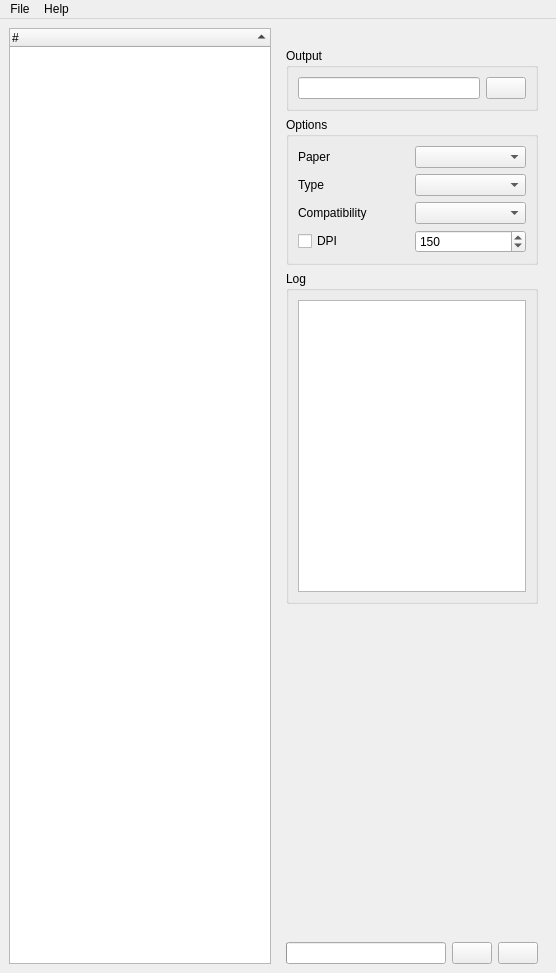
<?xml version="1.0" encoding="UTF-8"?>
<ui version="4.0">
 <class>FusePDF</class>
 <widget class="QMainWindow" name="FusePDF">
  <property name="geometry">
   <rect>
    <x>0</x>
    <y>0</y>
    <width>556</width>
    <height>973</height>
   </rect>
  </property>
  <property name="acceptDrops">
   <bool>true</bool>
  </property>
  <property name="windowTitle">
   <string>FusePDF</string>
  </property>
  <property name="windowIcon">
   <iconset resource="fusepdf.qrc">
    <normaloff>:/fusepdf.png</normaloff>:/fusepdf.png</iconset>
  </property>
  <widget class="QWidget" name="centralwidget">
   <property name="acceptDrops">
    <bool>true</bool>
   </property>
   <layout class="QHBoxLayout" name="horizontalLayout">
    <item>
     <widget class="FilesTreeWidget" name="inputs">
      <property name="acceptDrops">
       <bool>true</bool>
      </property>
      <property name="showDropIndicator" stdset="0">
       <bool>true</bool>
      </property>
      <property name="dragEnabled">
       <bool>true</bool>
      </property>
      <property name="dragDropMode">
       <enum>QAbstractItemView::InternalMove</enum>
      </property>
      <property name="defaultDropAction">
       <enum>Qt::CopyAction</enum>
      </property>
      <property name="alternatingRowColors">
       <bool>true</bool>
      </property>
      <property name="iconSize">
       <size>
        <width>32</width>
        <height>32</height>
       </size>
      </property>
      <attribute name="headerVisible">
       <bool>true</bool>
      </attribute>
      <attribute name="headerShowSortIndicator" stdset="0">
       <bool>true</bool>
      </attribute>
      <column>
       <property name="text">
        <string notr="true">#</string>
       </property>
      </column>
     </widget>
    </item>
    <item>
     <widget class="QWidget" name="widget" native="true">
      <property name="maximumSize">
       <size>
        <width>270</width>
        <height>16777215</height>
       </size>
      </property>
      <layout class="QVBoxLayout" name="verticalLayout_5">
       <property name="topMargin">
        <number>0</number>
       </property>
       <property name="bottomMargin">
        <number>0</number>
       </property>
       <item>
        <widget class="QPushButton" name="logoButton">
         <property name="focusPolicy">
          <enum>Qt::NoFocus</enum>
         </property>
         <property name="styleSheet">
          <string notr="true">background: none; border: none;</string>
         </property>
         <property name="text">
          <string/>
         </property>
         <property name="icon">
          <iconset resource="fusepdf.qrc">
           <normaloff>:/fusepdf.png</normaloff>:/fusepdf.png</iconset>
         </property>
         <property name="iconSize">
          <size>
           <width>128</width>
           <height>128</height>
          </size>
         </property>
         <property name="flat">
          <bool>true</bool>
         </property>
        </widget>
       </item>
       <item>
        <widget class="QGroupBox" name="groupBox_5">
         <property name="title">
          <string>Output</string>
         </property>
         <layout class="QHBoxLayout" name="horizontalLayout_7">
          <item>
           <widget class="QLineEdit" name="fileName">
            <property name="readOnly">
             <bool>true</bool>
            </property>
           </widget>
          </item>
          <item>
           <widget class="QPushButton" name="fileButton">
            <property name="toolTip">
             <string>Select output file</string>
            </property>
            <property name="text">
             <string/>
            </property>
            <property name="icon">
             <iconset resource="fusepdf.qrc">
              <normaloff>:/fusepdf-open.png</normaloff>:/fusepdf-open.png</iconset>
            </property>
            <property name="iconSize">
             <size>
              <width>24</width>
              <height>24</height>
             </size>
            </property>
           </widget>
          </item>
         </layout>
        </widget>
       </item>
       <item>
        <widget class="QGroupBox" name="groupBox_4">
         <property name="title">
          <string>Options</string>
         </property>
         <layout class="QVBoxLayout" name="verticalLayout">
          <item>
           <layout class="QHBoxLayout" name="horizontalLayout_4">
            <item>
             <widget class="QLabel" name="label">
              <property name="text">
               <string>Paper</string>
              </property>
             </widget>
            </item>
            <item>
             <widget class="QComboBox" name="paper"/>
            </item>
           </layout>
          </item>
          <item>
           <layout class="QHBoxLayout" name="horizontalLayout_6">
            <item>
             <widget class="QLabel" name="label_3">
              <property name="text">
               <string>Type</string>
              </property>
             </widget>
            </item>
            <item>
             <widget class="QComboBox" name="preset"/>
            </item>
           </layout>
          </item>
          <item>
           <layout class="QHBoxLayout" name="horizontalLayout_2">
            <item>
             <widget class="QLabel" name="label_2">
              <property name="text">
               <string>Compatibility</string>
              </property>
             </widget>
            </item>
            <item>
             <widget class="QComboBox" name="compat"/>
            </item>
           </layout>
          </item>
          <item>
           <layout class="QHBoxLayout" name="horizontalLayout_5">
            <item>
             <widget class="QCheckBox" name="dpiCheck">
              <property name="text">
               <string>DPI</string>
              </property>
             </widget>
            </item>
            <item>
             <widget class="QSpinBox" name="dpi">
              <property name="minimum">
               <number>72</number>
              </property>
              <property name="maximum">
               <number>10000</number>
              </property>
              <property name="value">
               <number>150</number>
              </property>
             </widget>
            </item>
           </layout>
          </item>
         </layout>
        </widget>
       </item>
       <item>
        <widget class="QGroupBox" name="logBox">
         <property name="title">
          <string>Log</string>
         </property>
         <layout class="QVBoxLayout" name="verticalLayout_3">
          <item>
           <widget class="QPlainTextEdit" name="cmd">
            <property name="sizePolicy">
             <sizepolicy hsizetype="Expanding" vsizetype="Expanding">
              <horstretch>0</horstretch>
              <verstretch>0</verstretch>
             </sizepolicy>
            </property>
            <property name="maximumSize">
             <size>
              <width>16777215</width>
              <height>16777215</height>
             </size>
            </property>
            <property name="readOnly">
             <bool>true</bool>
            </property>
           </widget>
          </item>
         </layout>
        </widget>
       </item>
       <item>
        <spacer name="verticalSpacer">
         <property name="orientation">
          <enum>Qt::Vertical</enum>
         </property>
         <property name="sizeHint" stdset="0">
          <size>
           <width>249</width>
           <height>246</height>
          </size>
         </property>
        </spacer>
       </item>
       <item>
        <layout class="QHBoxLayout" name="horizontalLayout_3">
         <item>
          <widget class="QProgressBar" name="progressBar">
           <property name="maximum">
            <number>100</number>
           </property>
           <property name="value">
            <number>0</number>
           </property>
           <property name="textVisible">
            <bool>false</bool>
           </property>
          </widget>
         </item>
         <item>
          <widget class="QPushButton" name="clear">
           <property name="toolTip">
            <string>Clear</string>
           </property>
           <property name="text">
            <string/>
           </property>
           <property name="icon">
            <iconset resource="fusepdf.qrc">
             <normaloff>:/fusepdf-clear.png</normaloff>:/fusepdf-clear.png</iconset>
           </property>
           <property name="iconSize">
            <size>
             <width>24</width>
             <height>24</height>
            </size>
           </property>
          </widget>
         </item>
         <item>
          <widget class="QPushButton" name="save">
           <property name="toolTip">
            <string>Save to PDF</string>
           </property>
           <property name="text">
            <string/>
           </property>
           <property name="icon">
            <iconset resource="fusepdf.qrc">
             <normaloff>:/fusepdf-save.png</normaloff>:/fusepdf-save.png</iconset>
           </property>
           <property name="iconSize">
            <size>
             <width>24</width>
             <height>24</height>
            </size>
           </property>
          </widget>
         </item>
        </layout>
       </item>
      </layout>
     </widget>
    </item>
   </layout>
  </widget>
  <widget class="QMenuBar" name="menubar">
   <property name="geometry">
    <rect>
     <x>0</x>
     <y>0</y>
     <width>556</width>
     <height>22</height>
    </rect>
   </property>
   <widget class="QMenu" name="menuFile">
    <property name="title">
     <string>File</string>
    </property>
    <addaction name="actionOpen"/>
    <addaction name="actionSave"/>
    <addaction name="separator"/>
    <addaction name="actionClear"/>
    <addaction name="separator"/>
    <addaction name="actionQuit"/>
   </widget>
   <widget class="QMenu" name="menuHelp">
    <property name="title">
     <string>Help</string>
    </property>
    <addaction name="actionAbout"/>
    <addaction name="actionAbout_Qt"/>
    <addaction name="separator"/>
    <addaction name="actionShow_log"/>
    <addaction name="actionAuto_Sort"/>
   </widget>
   <addaction name="menuFile"/>
   <addaction name="menuHelp"/>
  </widget>
  <action name="actionOpen">
   <property name="icon">
    <iconset resource="fusepdf.qrc">
     <normaloff>:/fusepdf-open.png</normaloff>:/fusepdf-open.png</iconset>
   </property>
   <property name="text">
    <string>Open</string>
   </property>
   <property name="shortcut">
    <string>Ctrl+O</string>
   </property>
  </action>
  <action name="actionSave">
   <property name="icon">
    <iconset resource="fusepdf.qrc">
     <normaloff>:/fusepdf-save.png</normaloff>:/fusepdf-save.png</iconset>
   </property>
   <property name="text">
    <string>Save</string>
   </property>
   <property name="shortcut">
    <string>Ctrl+S</string>
   </property>
  </action>
  <action name="actionClear">
   <property name="icon">
    <iconset resource="fusepdf.qrc">
     <normaloff>:/fusepdf-clear.png</normaloff>:/fusepdf-clear.png</iconset>
   </property>
   <property name="text">
    <string>Clear</string>
   </property>
   <property name="shortcut">
    <string>Ctrl+C</string>
   </property>
  </action>
  <action name="actionQuit">
   <property name="icon">
    <iconset resource="fusepdf.qrc">
     <normaloff>:/fusepdf-quit.png</normaloff>:/fusepdf-quit.png</iconset>
   </property>
   <property name="text">
    <string>Quit</string>
   </property>
   <property name="shortcut">
    <string>Ctrl+Q</string>
   </property>
  </action>
  <action name="actionAbout">
   <property name="text">
    <string>About</string>
   </property>
   <property name="shortcut">
    <string>Ctrl+A</string>
   </property>
  </action>
  <action name="actionAbout_Qt">
   <property name="text">
    <string>About Qt</string>
   </property>
  </action>
  <action name="actionShow_log">
   <property name="checkable">
    <bool>true</bool>
   </property>
   <property name="text">
    <string>Show log</string>
   </property>
   <property name="shortcut">
    <string>Ctrl+L</string>
   </property>
  </action>
  <action name="actionAuto_Sort">
   <property name="checkable">
    <bool>true</bool>
   </property>
   <property name="text">
    <string>Auto Sort</string>
   </property>
   <property name="shortcut">
    <string>Ctrl+Z</string>
   </property>
  </action>
 </widget>
 <customwidgets>
  <customwidget>
   <class>FilesTreeWidget</class>
   <extends>QTreeWidget</extends>
   <header>fusepdf.h</header>
  </customwidget>
 </customwidgets>
 <resources>
  <include location="fusepdf.qrc"/>
 </resources>
 <connections/>
</ui>
